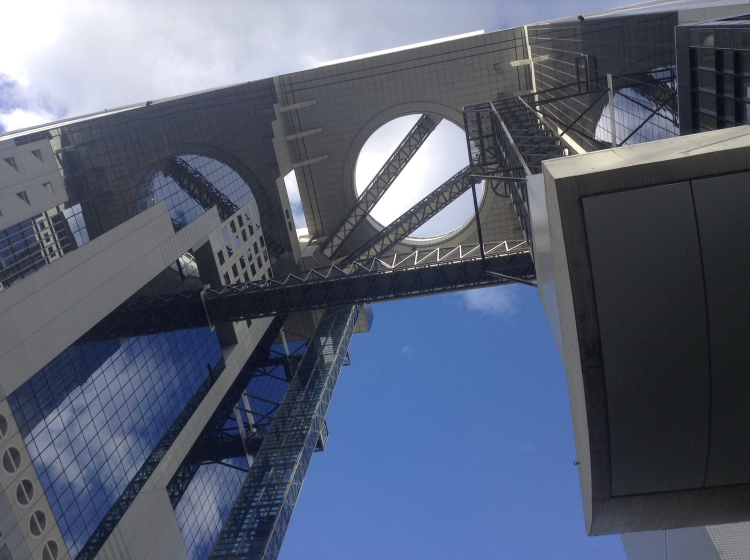
#> input picture Python/Image_Manipulation/img/raw/floating_garden.jpg, 1500 x 1120 px, found by its file name (shown at 1/2 size)
$ python image_manip.py
#> lines starting #> are read from the running program, lines starting #| are printed output that depends on the picture
#!/usr/bin/env python3
# -*- coding: utf-8 -*-
"""
Created on Tue Nov  6 13:19:40 2018

@author: jamesthompson
"""


import os
import matplotlib.pyplot as plt
import numpy as np
import pandas as pd


# ---------------------------------------------------------------------
# Image import
# ---------------------------------------------------------------------

cwd = os.getcwd() + '/Image_Manipulation/img/raw/'


# load the image and flatten to 1d array
floating_garden = plt.imread(cwd + 'floating_garden.jpg')
#> floating_garden is the input picture: shape (1120, 1500, 3); mean R, G, B 87.8, 96.4, 115.9

# setup figure(s) and image(s) save dirs
img_save = os.getcwd() + '/Image_Manipulation/img/'
fig_save = os.getcwd() + '/Image_Manipulation/figs/'


# ---------------------------------------------------------------------
# Image exploration
# ---------------------------------------------------------------------

# separate the rgb values into arrays
red, green, blue = floating_garden[:, :, 0], floating_garden[:, :, 1], floating_garden[:, :, 2]
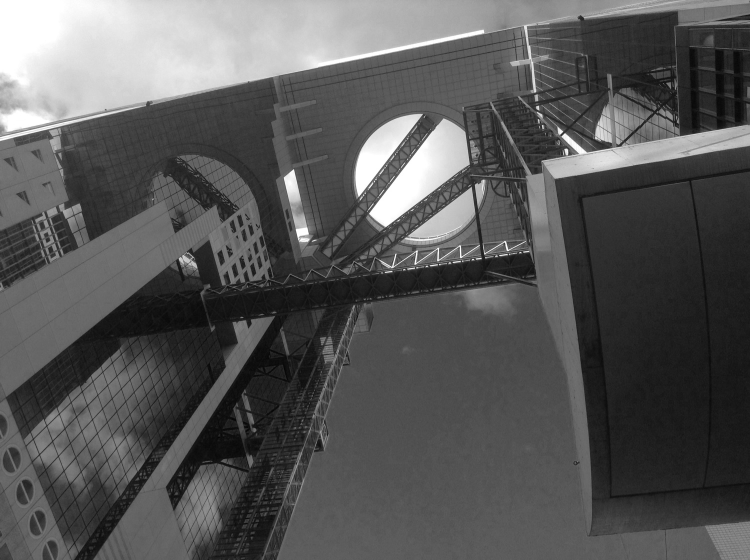
#> red: shape (1120, 1500) (shown at 1/2 size); min 1, max 255, mean 87.8
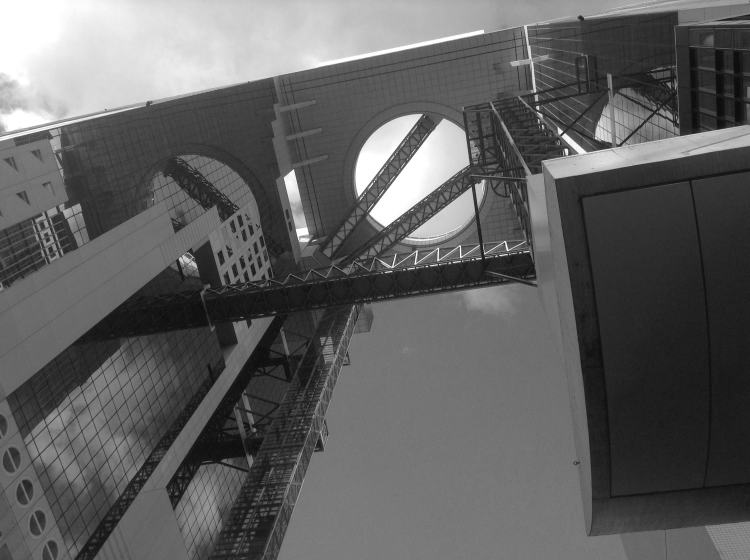
#> green: shape (1120, 1500) (shown at 1/2 size); min 9, max 255, mean 96.4
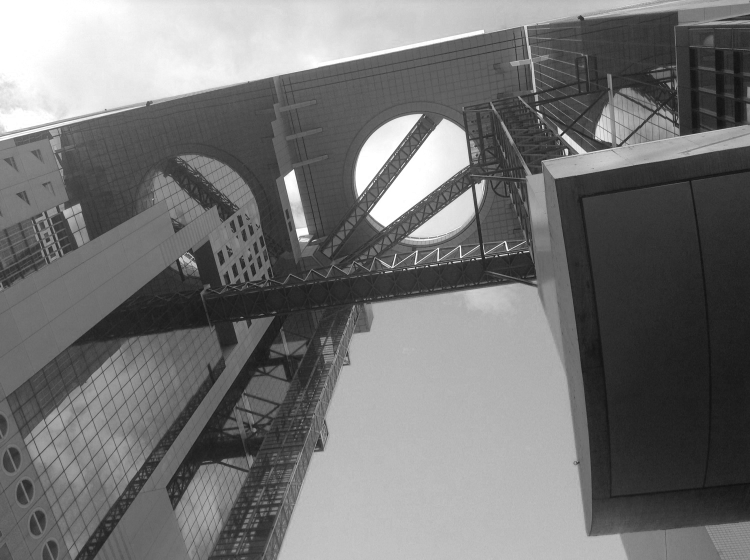
#> blue: shape (1120, 1500) (shown at 1/2 size); min 12, max 255, mean 115.9

# flatten rgb arrays to display as hist(s)
red_pix, green_pix, blue_pix = red.flatten(), green.flatten(), blue.flatten()


# display the original image for reference
plt.subplot(2, 1, 1)
plt.title('Original Image')
plt.axis('off')
plt.imshow(floating_garden)

# display the histogram of the rgb vlaues underneath the original image
plt.subplot(2, 1, 2)
plt.title('RGB histogram')
plt.xlim(0, 256)
plt.hist(red_pix, color = 'red', density = True, bins = 64, alpha = 0.2, label = 'red')
plt.hist(green_pix, color = 'green', density = True, bins = 64, alpha = 0.2, label = 'green')
plt.hist(blue_pix, color = 'blue', density = True, bins = 64, alpha = 0.2, label = 'blue')
plt.legend(loc = 'upper right')

plt.savefig(fig_save + 'float_gard_rbg.jpg')
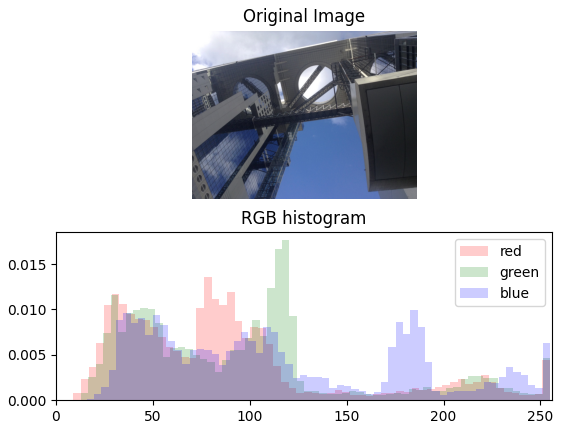
#> figure drawn by matplotlib, 2 panels; panel 2: tallest bar 0.0136 high, from x = 76.41 to 80.38; panel 2: tallest bar 0.0176 high, from x = 116.6 to 120.5; panel 2: tallest bar 0.00997 high, from x = 182.9 to 186.7
plt.show()

plt.clf()


# ---------------------------------------------------------------------
# Greyscale conversion
# ---------------------------------------------------------------------

# convert the pixel arrays to a dataframe
grey_img = pd.DataFrame.from_dict({'red' : red_pix, 'green' : green_pix, 'blue' : blue_pix})
#> grey_img = table of 1680000 rows and 3 columns

# avg the values and extract
grey_img['greyscale'] = grey_img.mean(axis = 1)

grey_ver = np.array(grey_img['greyscale']).reshape(floating_garden.shape[0:2])

# output the converted image to the console and save to file
plt.axis('off')
plt.title('Floating Garden greyscale conversion')
plt.imshow(grey_ver, cmap = 'gray')

plt.savefig(img_save + 'float_gard_grey.jpg', dpi = 600)

# plot PDF with CDF overlay for greyscale pixel values
plt.clf()
plt.title('PDF and CDF of greyscale pixel values')
plt.hist(grey_img['greyscale'], bins = 64, density = True, range = (0, 256), alpha = 0.4)
plt.ylabel('Pixel value frequency')
plt.xlabel('Pixel value')
plt.twinx()
plt.hist(grey_img['greyscale'], bins = 64, density = True, range = (0, 256), cumulative = True, alpha = 0.4, color = 'red')
plt.ylabel('CDF')

plt.savefig(fig_save + 'greyscale_pixel_dist.jpg')
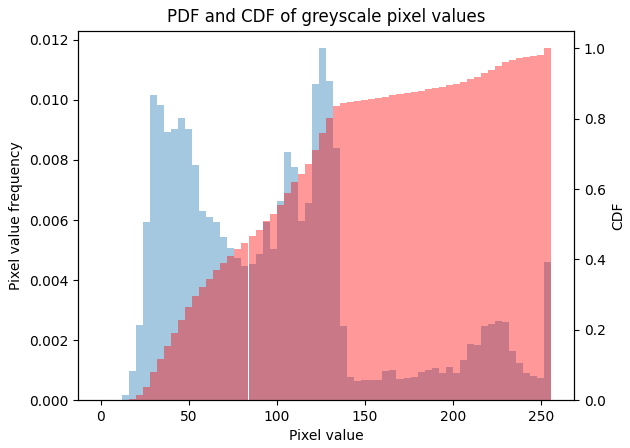
#> figure drawn by matplotlib, 2 panels; panel 1: tallest bar 0.0117 high, from x = 124 to 128; panel 2: tallest bar 1 high, from x = 252 to 256
plt.show()

$ run again, with Python/Image_Manipulation/img/raw/haneda_ufo.jpg copied over Python/Image_Manipulation/img/raw/floating_garden.jpg
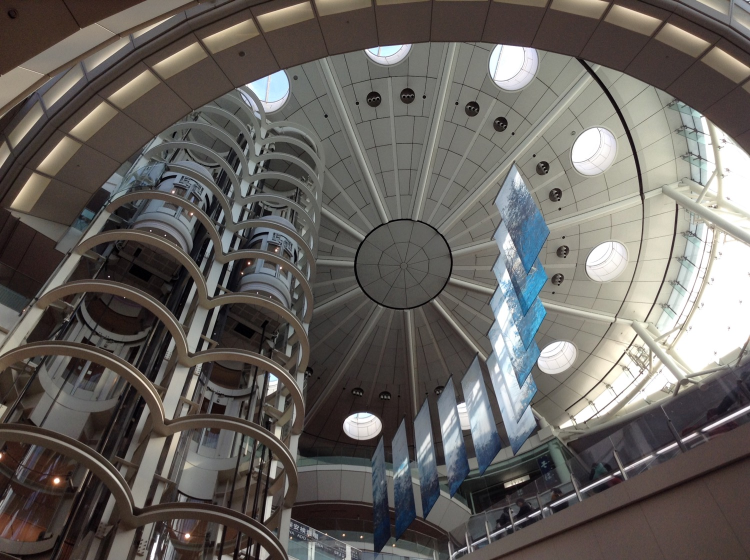
#> input picture Python/Image_Manipulation/img/raw/haneda_ufo.jpg, 1500 x 1120 px, found by its file name (shown at 1/2 size)
#> floating_garden is the input picture: shape (1120, 1500, 3); mean R, G, B 102.7, 98.6, 94.6
#> `plt.savefig(fig_save + 'float_gard_rbg.jpg')`:
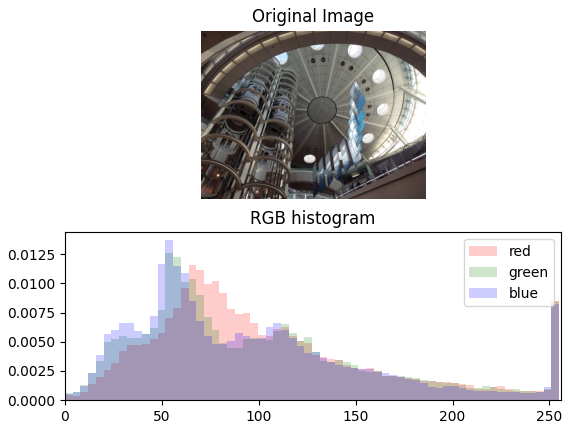
#> figure drawn by matplotlib, 2 panels; panel 2: tallest bar 0.0115 high, from x = 63.75 to 67.73; panel 2: tallest bar 0.0126 high, from x = 51.8 to 55.78; panel 2: tallest bar 0.0137 high, from x = 51.8 to 55.78
#> grey_img = table of 1680000 rows and 3 columns
#> `plt.savefig(fig_save + 'greyscale_pixel_dist.jpg')`:
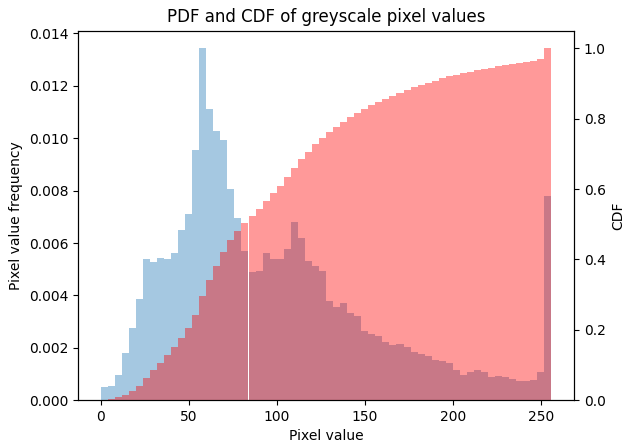
#> figure drawn by matplotlib, 2 panels; panel 1: tallest bar 0.0134 high, from x = 56 to 60; panel 2: tallest bar 1 high, from x = 252 to 256
